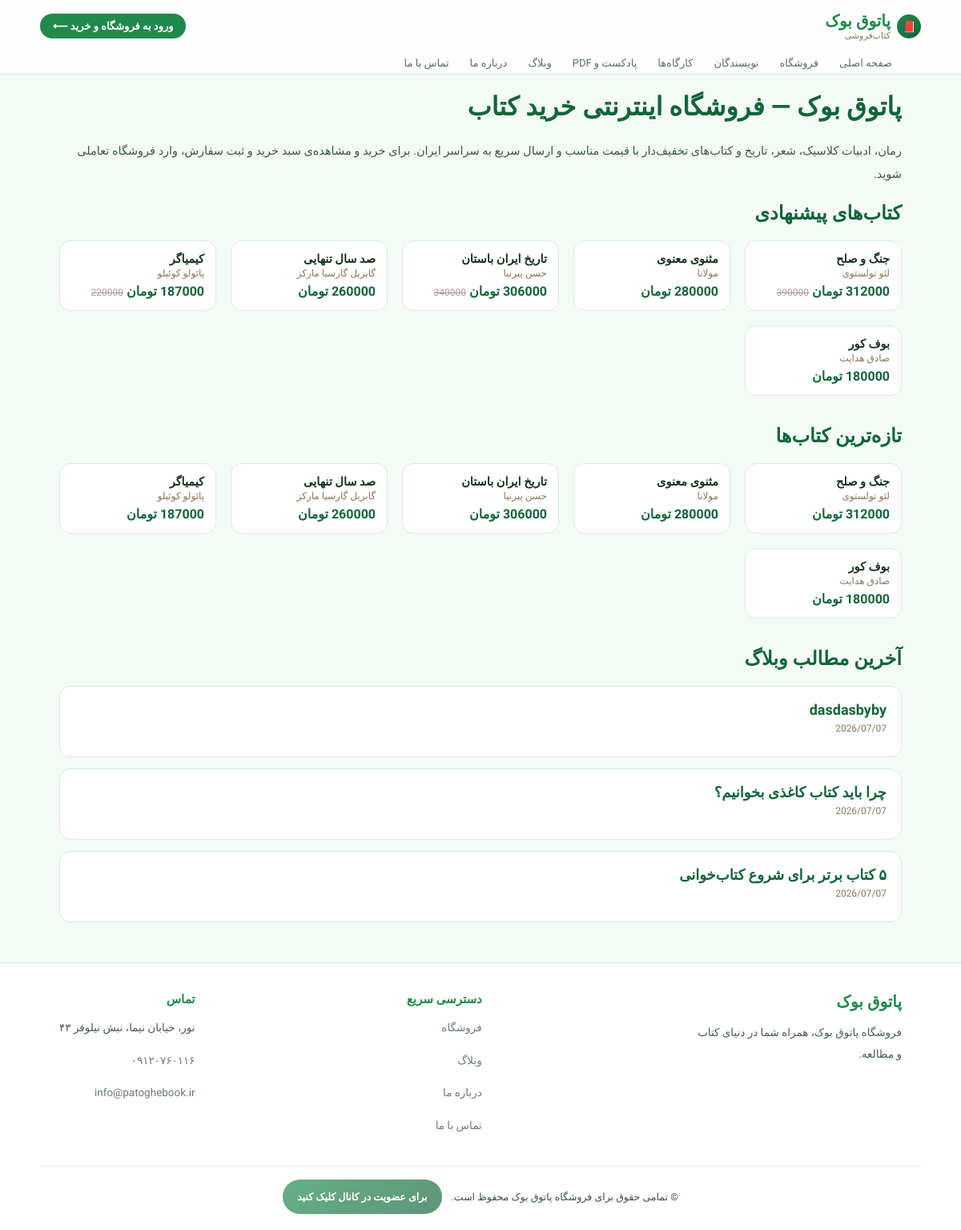
The page / on the database its author committed.
### catalog/models.py (models this page shows, shortened)
class Book(models.Model):
    id = models.CharField(primary_key=True, max_length=20, default=generate_id, editable=False)
    title = models.CharField('عنوان', max_length=300)
    author = models.ForeignKey(Author, verbose_name='نویسنده', related_name='books', on_delete=models.CASCADE)
    price = models.PositiveIntegerField('قیمت (تومان)', default=0)
    discount = models.PositiveSmallIntegerField('تخفیف (٪)', default=0)
    category = models.CharField('دسته‌بندی', max_length=120, default='عمومی')
    category2 = models.BooleanField('کتاب دسته ۲', default=False)
    workshop = models.BooleanField('محصول کارگاه', default=False)
    stock = models.PositiveIntegerField('موجودی انبار', default=0)
    emoji = models.CharField('ایموجی جلد', max_length=10, default='📚', blank=True)
    images = models.JSONField('تصاویر', default=list, blank=True)
    featured = models.BooleanField('پیشنهاد ویژه', default=False)
    description = models.TextField('توضیحات', blank=True, default='')
    created_at = models.DateTimeField(auto_now_add=True)
    updated_at = models.DateTimeField(auto_now=True)
    slug = models.SlugField('نامک (Slug)', max_length=350, unique=True, allow_unicode=True, blank=True, editable=False)
    class Meta:
        verbose_name = 'کتاب'
        verbose_name_plural = 'کتاب‌ها'
        ordering = ['-created_at']
    @property
    def cover(self):
        return self.images[0] if self.images else None
    @property
    def final_price(self):
        if self.discount:
            return round(self.price * (1 - self.discount / 100))
        return self.price

class Author(models.Model):
    id = models.CharField(primary_key=True, max_length=20, default=generate_id, editable=False)
    name = models.CharField('نام نویسنده', max_length=200, unique=True)
    bio = models.TextField('بیوگرافی', blank=True, default='')
    slug = models.SlugField('نامک (Slug)', max_length=250, unique=True, allow_unicode=True, blank=True, editable=False)
    class Meta:
        verbose_name = 'نویسنده'
        verbose_name_plural = 'نویسندگان'
        ordering = ['name']

### blog/models.py (models this page shows, shortened)
class Post(models.Model):
    id = models.CharField(primary_key=True, max_length=20, default=generate_id, editable=False)
    title = models.CharField('عنوان', max_length=300)
    content = models.TextField('متن')
    direction = models.CharField('جهت نوشتار', max_length=3, choices=DIRECTION_CHOICES, default='rtl')
    published = models.BooleanField('منتشر شده', default=True)
    created_at = models.DateTimeField(auto_now_add=True)
    slug = models.SlugField('نامک (Slug)', max_length=350, unique=True, allow_unicode=True, blank=True, editable=False)
    class Meta:
        verbose_name = 'پست وبلاگ'
        verbose_name_plural = 'پست‌های وبلاگ'
        ordering = ['-created_at']

### seo_pages/views.py (the view)
# urls.py: path('', views.home, name='home'),
def home(request):
    featured = Book.objects.select_related('author').filter(featured=True)[:8]
    latest = Book.objects.select_related('author').order_by('-created_at')[:12]
    authors = Author.objects.all()[:8]
    posts = Post.objects.filter(published=True).order_by('-created_at')[:3]
    ctx = {
        'featured': featured,
        'latest': latest,
        'authors': authors,
        'posts': posts,
        'meta_title': f'{SITE_NAME} | فروشگاه اینترنتی خرید کتاب با ارسال سریع به سراسر ایران',
        'meta_description': (
            'پاتوق بوک، فروشگاه اینترنتی خرید کتاب: رمان، ادبیات کلاسیک، شعر، '
            'تاریخ و کتاب‌های تخفیف‌دار با قیمت مناسب و ارسال سریع به سراسر کشور.'
        ),
        'canonical_path': reverse('seo_pages:home'),
    }
    return render(request, 'seo_pages/home.html', ctx)

### seo_pages/templates/seo_pages/home.html (shortened to what this page needs)
{% extends "seo_pages/base.html" %}
{% block content %}
<h1>پاتوق بوک — فروشگاه اینترنتی خرید کتاب</h1>
<p class="desc">رمان، ادبیات کلاسیک، شعر، تاریخ و کتاب‌های تخفیف‌دار با قیمت مناسب و ارسال سریع به سراسر ایران.
برای خرید و مشاهده‌ی سبد خرید و ثبت سفارش، وارد <a href="/app/#/shop">فروشگاه تعاملی</a> شوید.</p>
<h2>کتاب‌های پیشنهادی</h2>
{% if featured %}
<div class="book-grid">
  {% for b in featured %}
  <a class="book-card" href="{% url 'seo_pages:book_detail' b.slug %}">
    <b>{{ b.title }}</b>
    <span class="author">{{ b.author.name }}</span>
    <span class="price">{{ b.final_price|floatformat:0 }} تومان</span>
    {% if b.discount %}<span class="price old">{{ b.price|floatformat:0 }}</span>{% endif %}
  </a>
  {% endfor %}
</div>
{% endif %}
<h2 style="margin-top:36px;">تازه‌ترین کتاب‌ها</h2>
<div class="book-grid">
  {% for b in latest %}
  <a class="book-card" href="{% url 'seo_pages:book_detail' b.slug %}">
    <b>{{ b.title }}</b>
    <span class="author">{{ b.author.name }}</span>
    <span class="price">{{ b.final_price|floatformat:0 }} تومان</span>
  </a>
  {% endfor %}
</div>
{% if posts %}
<h2 style="margin-top:36px;">آخرین مطالب وبلاگ</h2>
{% for p in posts %}
<div class="blog-card">
  <h3><a href="{% url 'seo_pages:blog_detail' p.slug %}">{{ p.title }}</a></h3>
  <div class="meta">{{ p.created_at|date:"Y/m/d" }}</div>
</div>
{% endfor %}
{% endif %}
{% endblock %}

### seo_pages/templates/seo_pages/base.html (shortened to what this page needs)
{% load static %}<!DOCTYPE html>
<html lang="fa" dir="rtl">
<head>
<link rel="stylesheet" href="{% static 'seo_pages/style.css' %}">
</head>
<body>
<header>
  <div class="wrap header-inner">
    <a class="logo" href="{% url 'seo_pages:home' %}">
      <div class="lg-icon">📕</div>
      <div class="lg-text">پاتوق بوک<span>کتاب‌فروشی</span></div>
    </a>
    <a class="app-cta" href="/app/#/shop">ورود به فروشگاه و خرید ⟵</a>
  </div>
  <nav class="wrap">
    <a href="{% url 'seo_pages:home' %}">صفحه اصلی</a>
    <a href="{% url 'seo_pages:shop' %}">فروشگاه</a>
    <a href="{% url 'seo_pages:authors_list' %}">نویسندگان</a>
    <a href="{% url 'seo_pages:workshops' %}">کارگاه‌ها</a>
    <a href="{% url 'seo_pages:library' %}">پادکست و PDF</a>
    <a href="{% url 'seo_pages:blog_list' %}">وبلاگ</a>
    <a href="{% url 'seo_pages:about' %}">درباره ما</a>
    <a href="{% url 'seo_pages:contact' %}">تماس با ما</a>
  </nav>
</header>
<main class="wrap">
  {% block content %}{% endblock %}
</main>
<footer>
  <div class="wrap cols">
    <div>
      <div class="logo" style="margin-bottom:10px;">پاتوق بوک</div>
      <p style="max-width:260px;">فروشگاه پاتوق بوک، همراه شما در دنیای کتاب و مطالعه.</p>
    </div>
    <div>
      <h4>دسترسی سریع</h4>
      <p><a href="{% url 'seo_pages:shop' %}">فروشگاه</a></p>
      <p><a href="{% url 'seo_pages:blog_list' %}">وبلاگ</a></p>
      <p><a href="{% url 'seo_pages:about' %}">درباره ما</a></p>
      <p><a href="{% url 'seo_pages:contact' %}">تماس با ما</a></p>
    </div>
    <div>
      <h4>تماس</h4>
      <p>نور، خیابان نیما، نبش نیلوفر ۴۳</p>
      <p><a href="tel:+989120760116">۰۹۱۲۰۷۶۰۱۱۶</a></p>
      <p><a href="mailto:info@patoghebook.ir">info@patoghebook.ir</a></p>
    </div>
  </div>
  <div class="wrap copyright">
    <span>© تمامی حقوق برای فروشگاه پاتوق بوک محفوظ است.</span>
    <a class="eitaa-link" href="https://eitaa.com/BOOKNET43" target="_blank" rel="noopener">برای عضویت در کانال کلیک کنید</a>
  </div>
</footer>
</body>
</html>

### seo_pages/static/seo_pages/style.css (style rules this page uses)
:root { --ink:#163320; --paper:#f4faf6; --paper-dim:#e7f5ec; --leather:#1f8a4c; --leather-dark:#13653a; --gold:#34a85f; --cream:#ffffff; --line:#d8ecdf; --amber:#d79a2c; --muted:#5a6e62; }
* { box-sizing:border-box; }
body { margin:0;font-family:'Vazirmatn',sans-serif;background:var(--paper);color:var(--ink); }
h1,h2,h3 { font-family:'Markazi Text','Vazirmatn',serif;color:var(--leather-dark); }
a { color:inherit;text-decoration:none; }
.wrap { max-width:1100px;margin:0 auto;padding:0 24px; }
header { background:rgba(255,255,255,.9);border-bottom:1px solid var(--line);position:sticky;top:0;z-index:50; }
.header-inner { display:flex;align-items:center;justify-content:space-between;padding:14px 0;gap:16px;flex-wrap:wrap; }
.logo { font-family:'Markazi Text',serif;font-size:20px;font-weight:700;color:var(--leather);display:flex;align-items:center;gap:8px; }
.logo .lg-icon { width:30px;height:30px;border-radius:50%;background:linear-gradient(145deg,var(--leather),var(--leather-dark));color:#fff;display:flex;align-items:center;justify-content:center;font-size:14px; }
.logo .lg-text span { display:block;font-size:11px;color:#8a7558;font-weight:400; }
nav { display:flex;gap:2px;flex-wrap:wrap;padding:6px 0 14px; }
nav a { padding:6px 12px;font-size:13px;border-radius:11px;font-weight:500;color:var(--muted); }
.app-cta { background:var(--leather);color:#fff !important;font-weight:700;padding:8px 16px;border-radius:999px;font-size:13px;white-space:nowrap; }
main { min-height:60vh;padding:30px 0 60px; }
.book-grid,.author-grid { display:grid;grid-template-columns:repeat(auto-fill,minmax(190px,1fr));gap:18px;margin-top:18px; }
.book-card { background:var(--cream);border:1px solid var(--line);border-radius:14px;padding:14px;transition:.15s; }
.book-card b { display:block;font-size:14.5px;margin-bottom:2px; }
.book-card .author { font-size:12px;color:#8a7558;display:block;margin-bottom:6px; }
.price { font-weight:700;color:var(--leather-dark); }
.price.old { font-weight:400;color:#a99;text-decoration:line-through;font-size:12px;margin-left:6px; }
.desc { line-height:2;font-size:14.5px;color:#3a5a48;margin-bottom:20px; }
.blog-card,.pdf-card,.podcast-card { background:var(--cream);border:1px solid var(--line);border-radius:14px;padding:18px;margin-bottom:14px; }
.blog-card h3,.pdf-card h3,.podcast-card h3 { margin:0 0 6px;font-size:18px; }
.blog-card .meta,.post-meta { font-size:12px;color:#8a7558;margin-bottom:10px; }
footer { background:var(--cream);border-top:1px solid var(--line);padding:36px 0 20px;margin-top:50px; }
footer .cols { display:flex;justify-content:space-between;flex-wrap:wrap;gap:24px; }
footer h4 { color:var(--leather);margin:0 0 10px;font-size:15px; }
footer p,footer a { font-size:13.5px;opacity:.8;line-height:2; }
.copyright { display:flex;align-items:center;justify-content:center;gap:12px;flex-wrap:wrap;border-top:1px solid var(--line);margin-top:24px;padding-top:16px;font-size:12.5px;opacity:.85; }
.eitaa-link { padding:9px 18px;border-radius:24px;background:linear-gradient(135deg,var(--leather),var(--leather-dark));color:#fff !important;font-size:12.5px;font-weight:700; }

### rows shown on the page
Book: title "جنگ و صلح", author.name "لئو تولستوی", final_price "312000", price "390000"
Book: title "مثنوی معنوی", author.name "مولانا", final_price "280000"
Book: title "تاریخ ایران باستان", author.name "حسن پیرنیا", final_price "306000", price "340000"
Book: title "صد سال تنهایی", author.name "گابریل گارسیا مارکز", final_price "260000"
Book: title "کیمیاگر", author.name "پائولو کوئیلو", final_price "187000", price "220000"
Book: title "بوف کور", author.name "صادق هدایت", final_price "180000"
Post: title "dasdasbyby", created_at "2026/07/07"
Post: title "چرا باید کتاب کاغذی بخوانیم؟", created_at "2026/07/07"
Post: title "۵ کتاب برتر برای شروع کتاب‌خوانی", created_at "2026/07/07"
